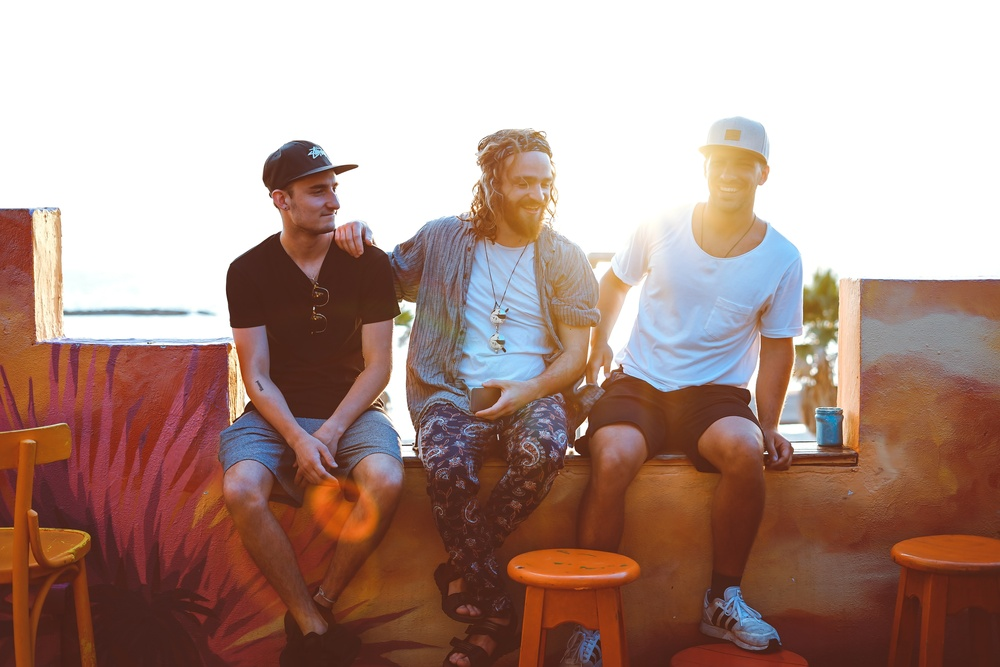
#> input picture python/1imagensEntrada/10.jpg, 1000 x 667 px, shrunk from 3888 x 2592 before the run
$ python transformadaFourier.py
#> lines starting #> are read from the running program, lines starting #| are printed output that depends on the picture
import cv2
import numpy as np
from matplotlib import pyplot as plt
from pylab import *

img = cv2.imread("./../1imagensEntrada/10.jpg")
#> img is the input picture: shape (667, 1000, 3); mean B, G, R 139, 147.8, 175.8
img_gray = cv2.cvtColor(img, cv2.COLOR_RGB2GRAY)    # Converte para escala de cinza
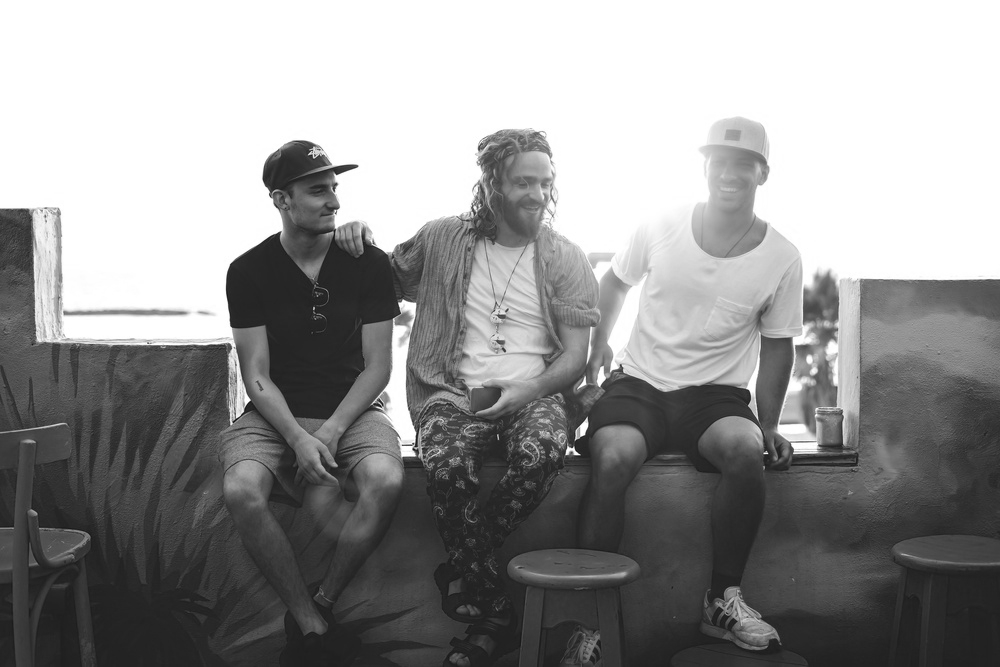
#> img_gray: shape (667, 1000); min 6, max 255, mean 148.4

# Computando a fft2 do gatinho
D = np.fft.fft2(img_gray)

figura = plt.figure(figsize=(10,5))
plt.subplot(121), plt.title(" entrada"), plt.axis('off'), plt.imshow(cv2.cvtColor(img, cv2.COLOR_BGR2RGB))
plt.subplot(122), plt.title("img transformada"), plt.axis('off'), plt.imshow(np.fft.fftshift(np.log(np.abs(D))))
plt.show()
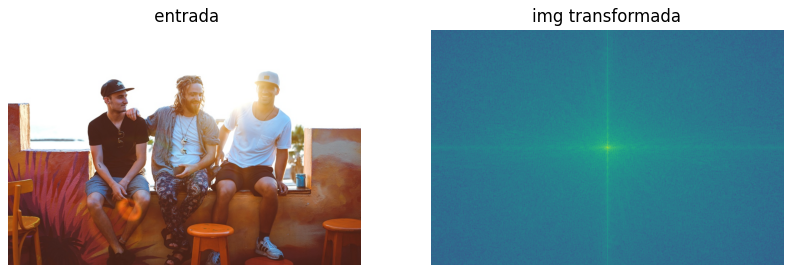
#> figure drawn by matplotlib, 2 panels
# cv2.imwrite("saida.png", np.fft.fftshift(np.log(np.abs(D))))

$ run again, with python/1imagensEntrada/01.jpg copied over python/1imagensEntrada/10.jpg
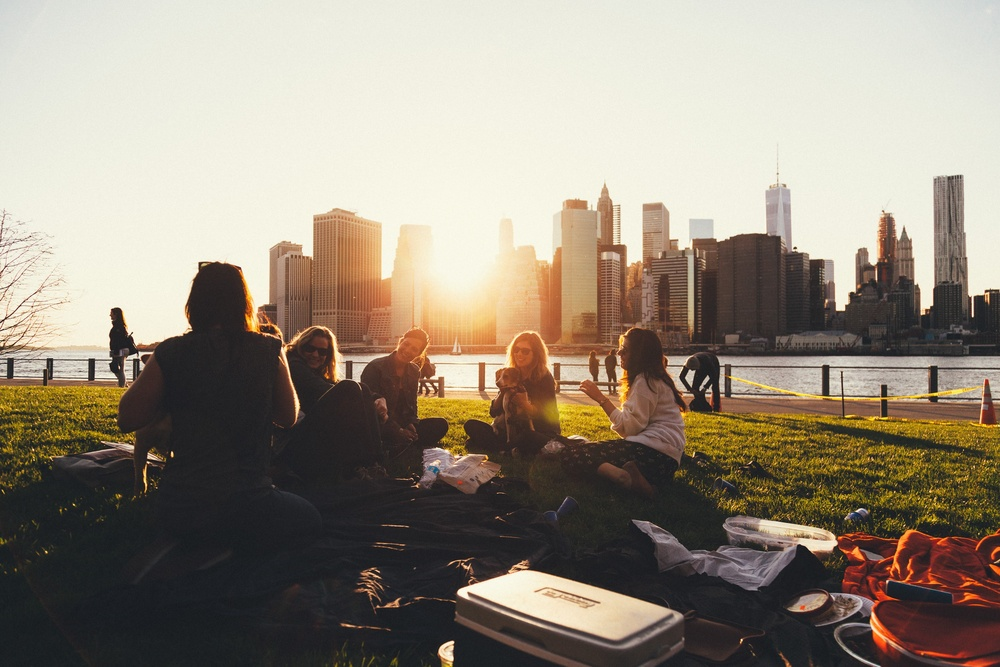
#> input picture python/1imagensEntrada/01.jpg, 1000 x 667 px, shrunk from 3000 x 2000 before the run
#> img is the input picture: shape (667, 1000, 3); mean B, G, R 124.6, 139, 149.3
#> `img_gray = cv2.cvtColor(img, cv2.COLOR_RGB2GRAY)`:
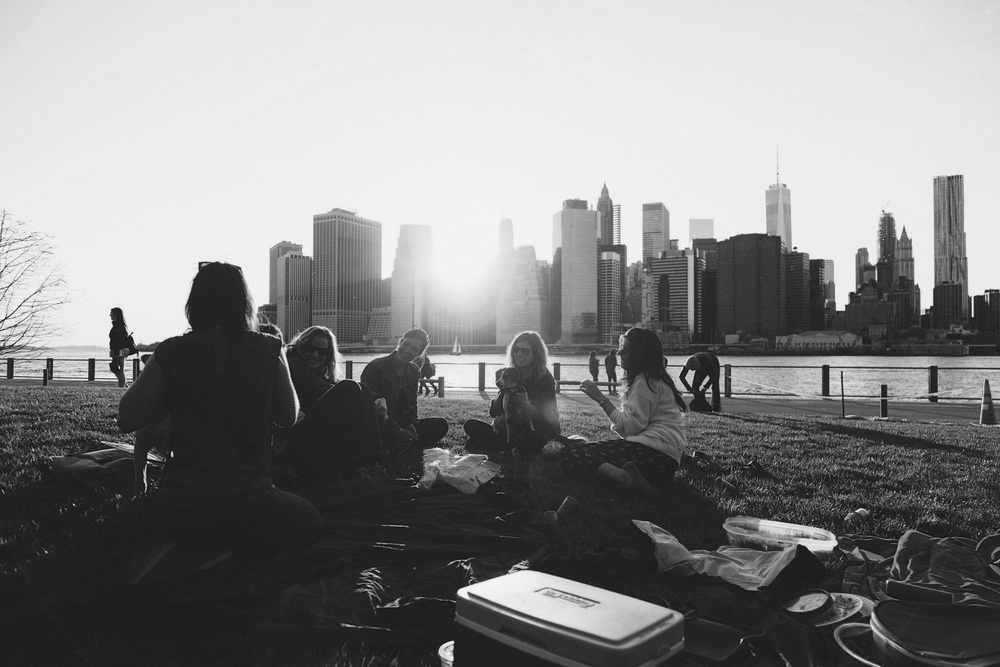
#> img_gray: shape (667, 1000); min 11, max 250, mean 135.8
#> `plt.show()`:
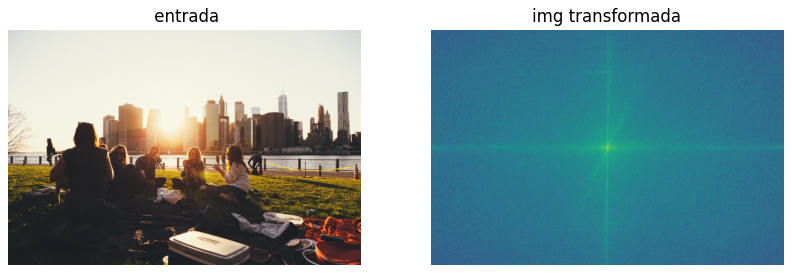
#> figure drawn by matplotlib, 2 panels

$ run again, with python/1imagensEntrada/02.jpg copied over python/1imagensEntrada/10.jpg
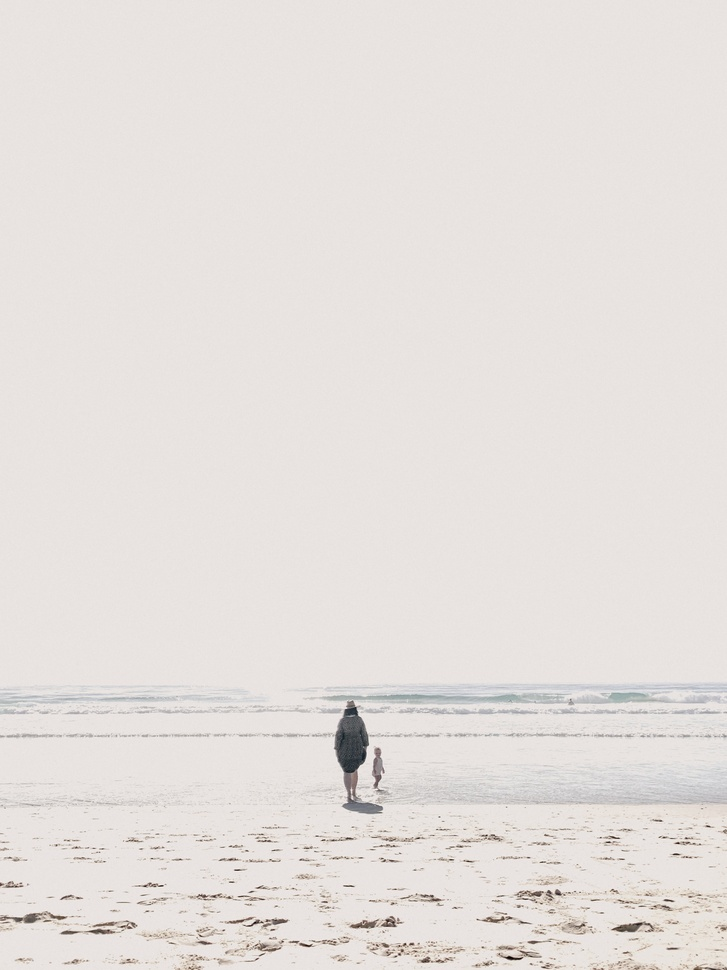
#> input picture python/1imagensEntrada/02.jpg, 727 x 970 px, shrunk from 2960 x 3947 before the run
#> img is the input picture: shape (970, 727, 3); mean B, G, R 221.2, 224.3, 229.4
#> `plt.show()`:
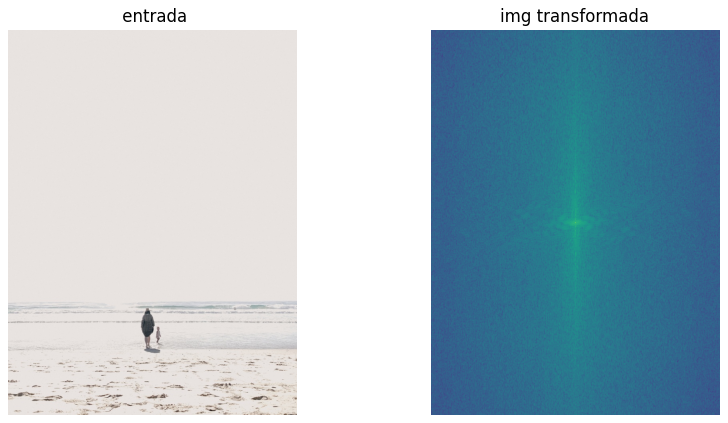
#> figure drawn by matplotlib, 2 panels

$ run again, with python/1imagensEntrada/03.jpg copied over python/1imagensEntrada/10.jpg
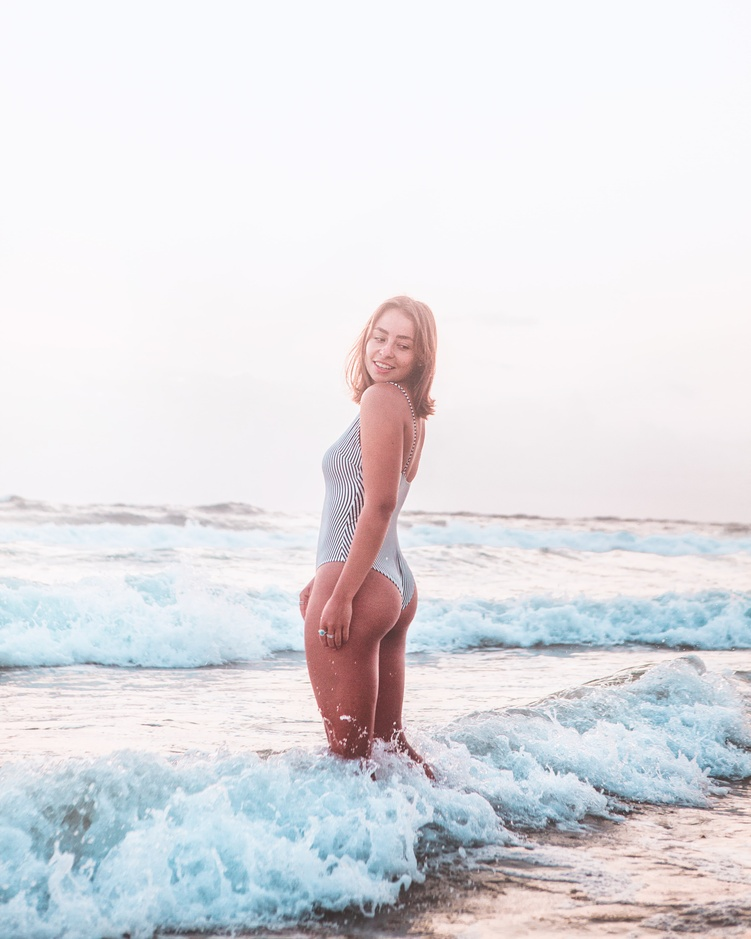
#> input picture python/1imagensEntrada/03.jpg, 751 x 939 px, shrunk from 3744 x 4680 before the run
#> img is the input picture: shape (939, 751, 3); mean B, G, R 228.2, 224.1, 224.7
#> `img_gray = cv2.cvtColor(img, cv2.COLOR_RGB2GRAY)`:
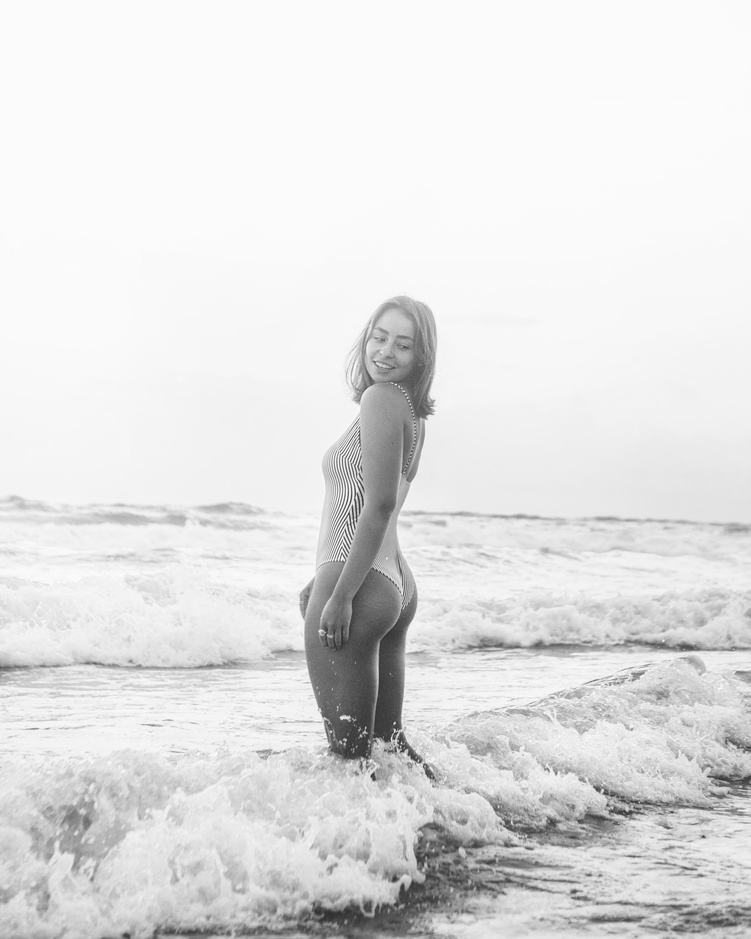
#> img_gray: shape (939, 751); min 46, max 255, mean 225.5
#> `plt.show()`:
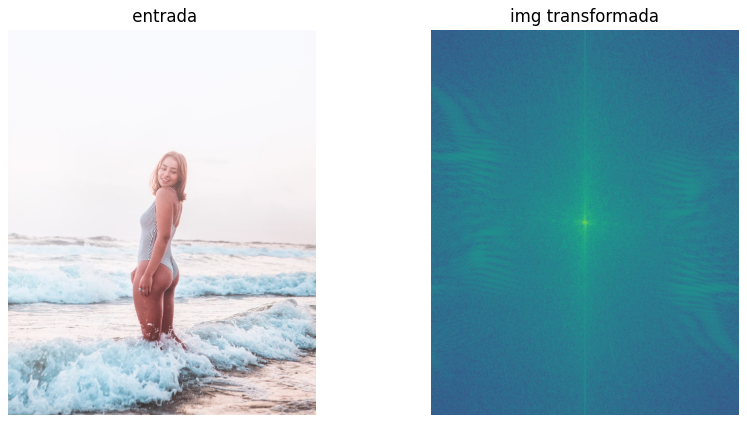
#> figure drawn by matplotlib, 2 panels
